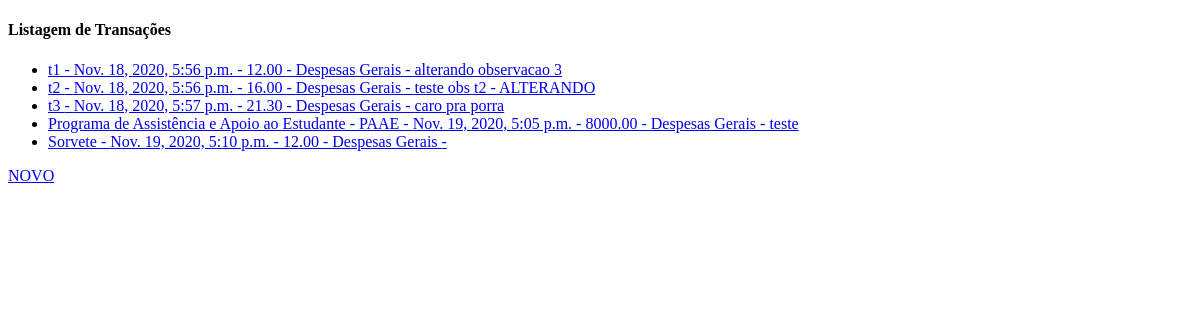
Before: / with the older database file.
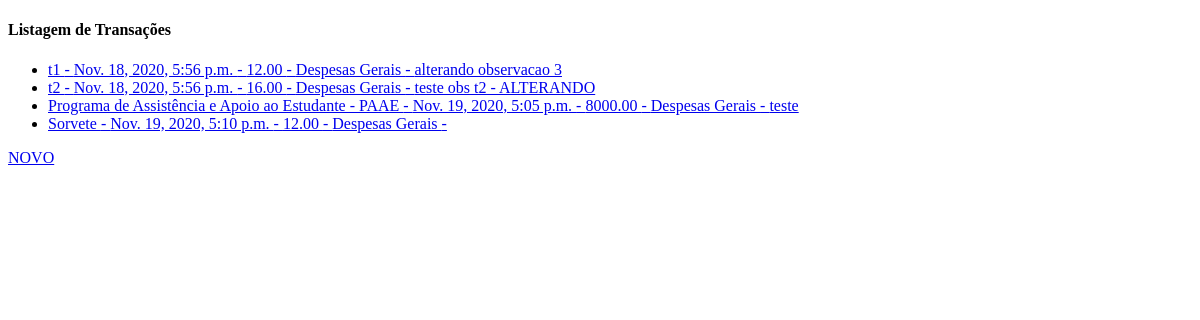
After: the same page with the newer database file.
### contas/models.py (models this page shows, shortened)
class Transacao(models.Model):
    data = models.DateTimeField(auto_now_add=True)
    descricao = models.CharField(max_length=200)
    valor = models.DecimalField(max_digits=7, decimal_places=2)
    categoria = models.ForeignKey(Categoria, on_delete=models.CASCADE)
    observacoes = models.TextField(null=True, blank=True)
    class Meta:
        verbose_name = 'Transação'
        verbose_name_plural = 'Transações'

class Categoria(models.Model):
    nome = models.CharField(max_length=100)
    dt_criacao = models.DateTimeField(auto_now_add=True)
    class Meta:
        verbose_name = 'Categoria'
        verbose_name_plural = 'Categorias'
    def __str__(self):
        return self.nome

### contas/views.py (the view)
# urls.py: path('', listagem, name = 'url_listagem'),
def listagem(request):
    data = {}
    data['transacoes'] = Transacao.objects.all()
    return render(request, 'contas/listagem.html', data)

### contas/templates/contas/listagem.html (shortened to what this page needs)
<!doctype html>
<html lang="en">
<head>
</head>
<body>
<h4>Listagem de Transações</h4>
    <ul>
    {% for tran in transacoes %}
        <li>
            <a href="{% url 'url_update' tran.id %}">{{ tran.descricao }} - {{ tran.data }} - {{ tran.valor }} - {{ tran.categoria }} - {{ tran.observacoes }}</a>
        </li>
    {% endfor %}
    </ul>
    <a href="{% url 'url_nova' %}">NOVO</a>
</body>
</html>

Changed rows visible on the page:
removed Transacao: descricao "t3", data "Nov. 18, 2020, 5:57 p.m.", valor "21.30", categoria "Despesas Gerais", observacoes "caro pra porra"
